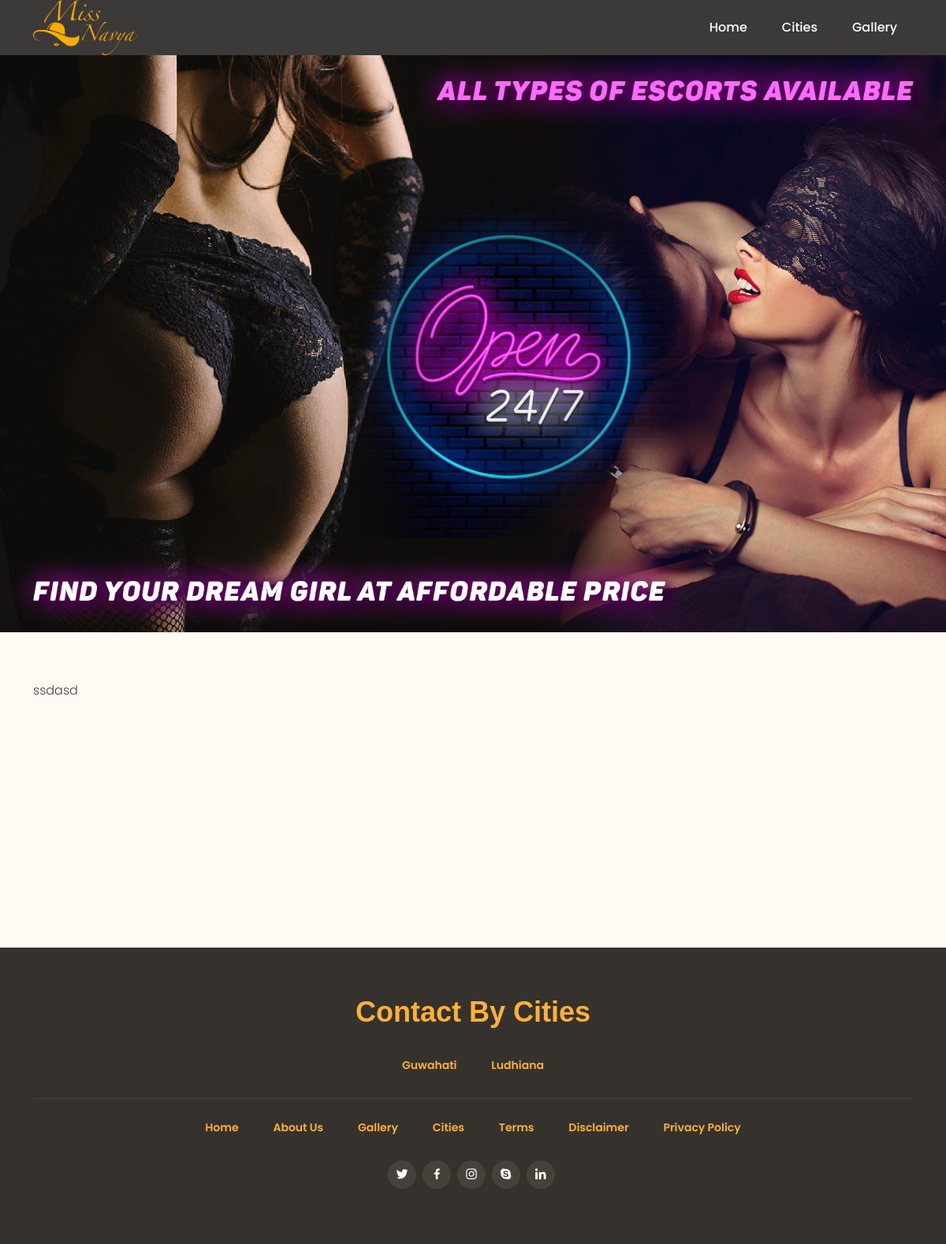
/About.php, run on the app's committed database.
### tables this page shows
CREATE TABLE `websiteheader` (
  `id` int(11) NOT NULL,
  `site_name` varchar(250) NOT NULL,
  `site_logo` varchar(500) NOT NULL,
  `site_contact` varchar(20) NOT NULL,
  `site_contact2` varchar(10) NOT NULL,
  `site_tagline` varchar(250) NOT NULL,
  `facebook` varchar(250) NOT NULL,
  `twitter` varchar(250) NOT NULL,
  `insta` varchar(250) NOT NULL,
  `skype` varchar(250) NOT NULL,
  `linkin` varchar(250) NOT NULL,
  `date` varchar(30) NOT NULL,
  `status` enum('0','1') NOT NULL
);

CREATE TABLE `about` (
  `id` int(11) NOT NULL,
  `content` text NOT NULL,
  `date` varchar(20) NOT NULL,
  `status` varchar(2) NOT NULL
);

CREATE TABLE `websitepage` (
  `id` int(11) NOT NULL,
  `related_cities` text NOT NULL,
  `city` varchar(250) NOT NULL,
  `url` varchar(250) NOT NULL,
  `def` varchar(5) NOT NULL,
  `content` text NOT NULL,
  `image` text NOT NULL,
  `img_alt` varchar(250) NOT NULL,
  `contact` varchar(15) NOT NULL,
  `email` varchar(250) NOT NULL,
  `status` enum('0','1') NOT NULL,
  `date` varchar(30) NOT NULL,
  `position` varchar(10) NOT NULL
);

### admin/configuration/functions.php (called while the page is built, shortened)
<?php
include_once("connect.php");
function getContent($table){
	global $con;
	$execQry=mysqli_query($con,"select content from $table where `id`='1'  ");
	$fetchRes=mysqli_fetch_row($execQry);
	return $fetchRes[0];
}
?>

### About.php (the view, shortened to what this page needs)
<?php
include("admin/configuration/connect.php");
include("admin/configuration/functions.php");
$qry=mysqli_query($con,"select * from websiteheader where id='17'");
$hqry=mysqli_fetch_array($qry);
?>
<!DOCTYPE html>
<html lang="en">
<head>
<?php include('include/css.php') ?>
</head>
<body>
<?php include('include/header2.php') ?>
  <main id="main">
    <section class="breadcrumbs">
      <img src="assets/img/inner-banner-e.jpg" />
    </section>
    <section id="about" class="about">
      <div class="container">
        <div class="row">
          <div class="col-sm-12">
<?php echo getContent('about'); ?>
          </div>
        </div>
      </div>
    </section>
  </main>
  <?php include('include/footer.php') ?>
</body>
</html>

### include/header2.php (shortened to what this page needs)
<?php $page=basename($_SERVER['PHP_SELF']); ?>
    <header id="header" class="fixed-top d-flex align-items-center">
      <div class="container-fluid container-xl d-flex align-items-center justify-content-between">
      <div class="logo me-auto">
        <a href="index"><img src="assets/img/<?php echo $hqry['site_logo'] ?>" alt=""></a>
      </div>
      <nav id="navbar" class="navbar order-last order-lg-0">
        <ul>
          <li><a class="nav-link <?php if ($page=='index'){ ?>active<?php } ?>" href="index">Home</a></li>
          <li><a class="nav-link <?php if ($page=='cities'){ ?>active<?php } ?>" href="cities">Cities</a></li>
          <li><a class="nav-link <?php if ($page=='gallery'){ ?>active<?php } ?>" href="gallery">Gallery</a></li>
        </ul>
      </nav>
    </div>
  </header>

### include/footer.php
<footer id="footer">
  <div class="container">
    <h3>Contact By Cities</h3>
    <ul>
      <?php $qry=mysqli_query($con,"select * from websitepage order by id desc limit 10");
        while($fetch=mysqli_fetch_array($qry)){?>
          <li><a href="<?php echo $fetch['url']?>"><?php echo $fetch['city'] ?></a></li>
    <?php }?>
    </ul>
    <ul class="bootomFooter">
      <li><a href="index">Home</a></li>
      <li><a href="About">About Us</a></li>
      <li><a href="Gallery">Gallery</a></li>
      <li><a href="cities">Cities</a></li>
      <li><a href="Terms">Terms</a></li>
      <li><a href="Disclaimer">Disclaimer</a></li>
      <li><a href="Privacy-Policy">Privacy Policy</a></li>
    </ul>
    <div class="social-links">
      <a target="_blank" href="<?php echo $hqry['twitter'] ?>" class="twitter"><i class="bx bxl-twitter"></i></a>
      <a target="_blank" href="<?php echo $hqry['facebook'] ?>" class="facebook"><i class="bx bxl-facebook"></i></a>
      <a target="_blank" href="<?php echo $hqry['insta'] ?>" class="instagram"><i class="bx bxl-instagram"></i></a>
      <a target="_blank" href="<?php echo $hqry['skype'] ?>" class="google-plus"><i class="bx bxl-skype"></i></a>
      <a target="_blank" href="<?php echo $hqry['linkin'] ?>" class="linkedin"><i class="bx bxl-linkedin"></i></a>
    </div>
  </div>
</footer>

### assets/css/style.css (style rules this page uses)
body { font-family: "Poppins", sans-serif; font-size: 16px; color: #444; line-height: 28px; font-weight: 300; }
a { text-decoration: none; color: #ffb03b; }
h1, h2, h3, h4, h5, h6 { font-family: "Calibri", sans-serif; }
#header { height: 70px; z-index: 997; transition: all 0.5s; padding: 10px 0; background: rgba(26, 24, 22, 0.85); }
#header .logo img { height: 70px; margin: 0 !important; }
.navbar { padding: 0; margin: 0 20px 0 0; }
.navbar ul { margin: 0; padding: 0; display: flex; list-style: none; align-items: center; }
.navbar li { position: relative; }
.navbar a, .navbar a:focus { display: flex; align-items: center; justify-content: space-between; padding: 10px 0 10px 44px; font-size: 16px; font-weight: 500; color: white; white-space: nowrap; transition: 0.3s; }
section { padding: 60px 0; }
.breadcrumbs { padding: 70px 0 0; }
.breadcrumbs img { width: 100%; }
.about { background: #fffaf3; min-height: 400px; }
.container-fluid { z-index: 1; position: relative; }
#footer { background: #35322d; color: #fff; font-size: 14px; text-align: center; padding: 30px 0; }
#footer h3 { font-size: 36px; font-weight: 700; color: #ffb03b; position: relative; padding: 0; margin: 30px 0 30px; }
#footer .social-links { margin: 0 0 40px 0; }
#footer .social-links a { font-size: 18px; display: inline-block; background: #46423b; color: #fff; line-height: 1; padding: 8px 0; margin-right: 4px; border-radius: 50%; text-align: center; width: 36px; height: 36px; transition: 0.3s; }
#footer ul { list-style: none; padding: 0; }
#footer li { margin: 0 0 10px; display: inline-block; }
#footer li a { border-radius: 30px; padding: 2px 20px; display: block; transition: all ease 0.2s; font-weight: 600; }
.bootomFooter { padding: 20px 0 0 !important; border-top: solid 1px #48453e; }

### data on the page
websiteheader: site_logo (picture)
about: content "ssdasd"
websitepage: city "Guwahati"
websitepage: city "Ludhiana"
